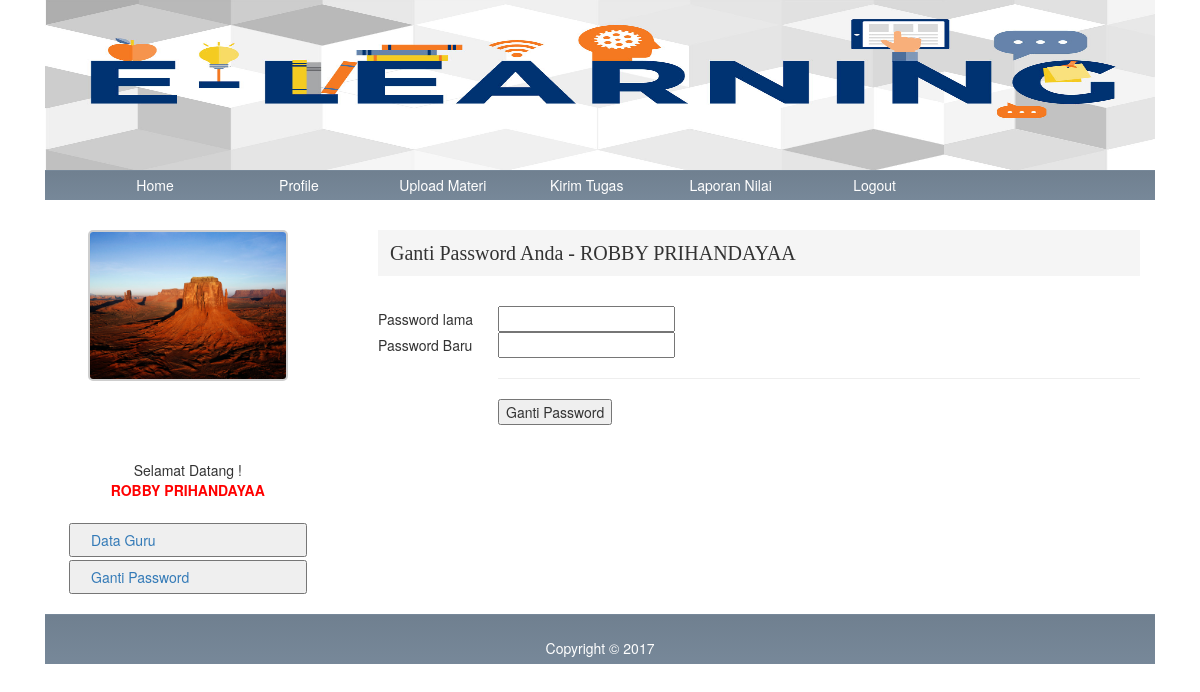
Page /index.php?page=gantipasswordguru (signed in) on the committed database.
### tables this page shows
CREATE TABLE IF NOT EXISTS `tbl_guru` (
  `nip` varchar(20) NOT NULL,
  `password` varchar(20) NOT NULL,
  `nm_guru` varchar(40) NOT NULL,
  `alamat` varchar(150) NOT NULL,
  `tempat_lahir` varchar(30) NOT NULL,
  `tanggal_lahir` varchar(13) NOT NULL,
  `jenis_kelamin` varchar(10) NOT NULL,
  `foto` varchar(40) NOT NULL,
  `telpon` varchar(12) NOT NULL,
  `agama` varchar(10) NOT NULL,
  `jabatan` varchar(40) NOT NULL,
  `gol` varchar(7) NOT NULL,
  `tamatan` varchar(150) NOT NULL,
  `level` varchar(10) NOT NULL DEFAULT 'guru',
  PRIMARY KEY (`nip`)
);

### gantipasswordguru.php (the view, shortened to what this page needs)
<?php
	$r = mysql_fetch_array(mysql_query("SELECT * FROM tbl_guru where nip='$_SESSION[nip]'"));
echo "<div class='artikel'>
	  <h1>Ganti Password Anda - $r[nm_guru]</h1>
		  <form action='' method='POST' enctype='multipart/form-data'>
				<br><table width=100%>
				<input type='hidden' value='$r[nip]' name='id'>
					<tr><td width=120>Password lama</td><td><input type='text' name='a'></td></tr>
					<tr><td width=120>Password Baru</td><td><input type='text' name='b'></td></tr>
					<tr><td width=120></td><td><hr style='color:#fff'><input type='submit' name='update' value='Ganti Password'></td></tr>
				</table>
		  </form>
	  </div>";
?>

### sidebar-left.php (shortened to what this page needs)
<div class='sidebar'>
			<?php
			 if ($_SESSION[level]=='admin'){
			 	echo "<h2>Menu Administrator</h2>";
				echo "<a href='index.php?page=kelolakelas'><input type='button' style='width:100%; padding:5px 5px 5px 20px; text-align:left;  margin-top:3px' value='Kelola Kelas'></a>
						  <a href='index.php?page=kelolamapel'><input type='button' style='width:100%; padding:5px 5px 5px 20px; text-align:left;  margin-top:3px' value='Kelola Mata Pelajaran'></a>
						  <a href='index.php?page=kelolajadwal'><input type='button' style='width:100%; padding:5px 5px 5px 20px; text-align:left;  margin-top:3px' value='Kelola Jadwal Menagajar'></a>
						  <a href='index.php?page=gantipasswordadmin'><input type='button' style='width:100%; padding:5px 5px 5px 20px; text-align:left;  margin-top:3px' value='Ganti Password'></a><br><br>";
			 		echo "<h2>Kalender</h2>";
					  $tgl_skrg=date("d");
					  $bln_skrg=date("n");
					  $thn_skrg=date("Y");
					echo buatkalender($tgl_skrg,$bln_skrg,$thn_skrg);
			 }elseif($_SESSION[level]=='guru'){
				$g = mysql_fetch_array(mysql_query("SELECT * FROM tbl_guru where nip='$_SESSION[nip]'"));
				echo "<center>
							<div style='height:230px; overflow:hidden;'><img style=' border-radius:5px; border:2px solid #cecece; width:200px;' src='foto_guru/$g[foto]'></div>
							Selamat Datang !<br> <b style='color:red; margin-bottom:10px'>$_SESSION[nm_guru]</b> </center>
						  <br>
						  <a href='index.php?page=dataguru'><input type='button' style='width:100%; padding:5px 5px 5px 20px; text-align:left;  margin-top:3px' value='Data Guru'></a>
						  <a href='index.php?page=gantipasswordguru'><input type='button' style='width:100%; padding:5px 5px 5px 20px; text-align:left;  margin-top:3px' value='Ganti Password'></a>";
			 }
			?>
		</div>

### css/style.css (style rules this page uses)
.artikel h1 { font-size:20px; background:#F5F5F5; padding:12px; font-family: Broadway; }
body { background-size: cover; }
.artikel { margin-left:15px; clear:both; }
.sidebar { margin:0px 8px 0px 12px; }
#sidebar .sidebar a { text-decoration:none; }

### rows in the picture
tbl_guru: nm_guru "ROBBY PRIHANDAYAA", foto (picture)

### other values in the picture
$_SESSION[nm_guru] "ROBBY PRIHANDAYAA"
